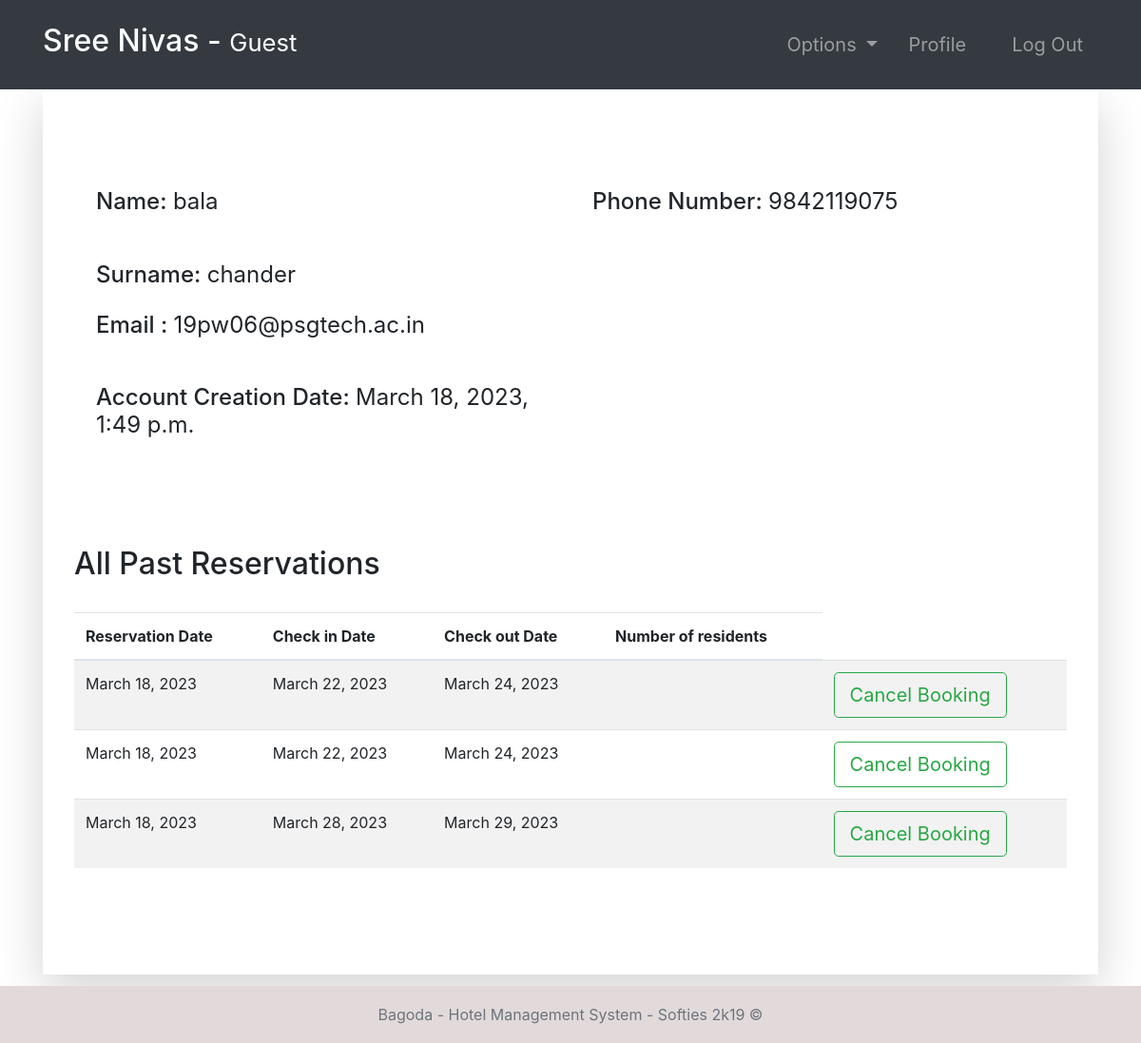
The page /guest-profile/3 (signed in) on the database as committed earlier.
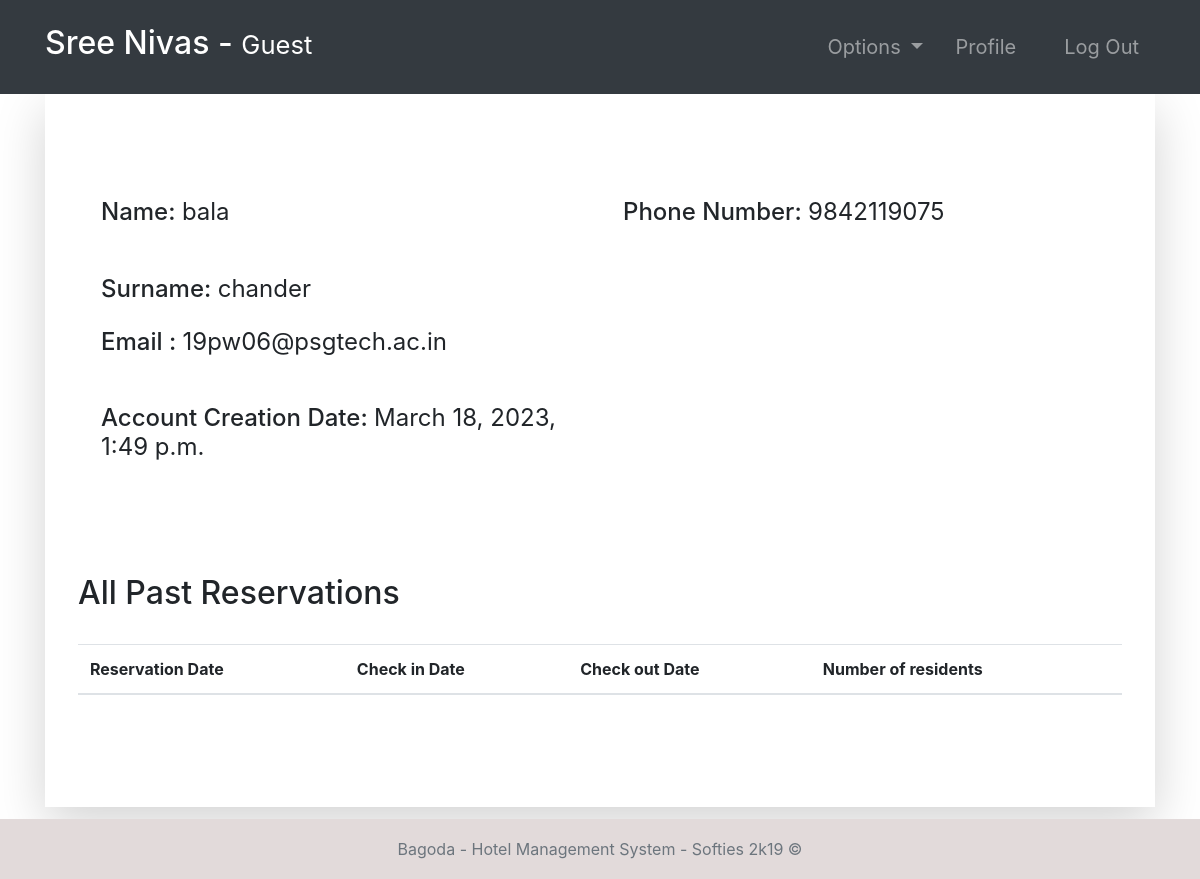
The same page on the database as committed later.
### room/models.py (models this page shows, shortened)
class Booking(models.Model):
    roomNumber = models.ForeignKey(Room, on_delete=models.CASCADE)
    guest = models.ForeignKey(Guest, null=True, on_delete=models.CASCADE)
    dateOfReservation = models.DateField(default=timezone.now)
    startDate = models.DateField()
    endDate = models.DateField()

### accounts/views.py (the view, shortened to what this page needs)
# urls.py: path('guest-profile/<str:pk>', guest_profile, name="guest-profile"),
@login_required(login_url='login')
def guest_profile(request, pk):
    tempUser = User.objects.get(id=pk)
    guest = Guest.objects.get(user=tempUser)
    role = str(request.user.groups.all()[0])
    path = role + "/"
    eventAttendees = EventAttendees.objects.filter(guest=guest)
    bookings = Booking.objects.filter(guest=guest)
    context = {
        "role": role,
        "guest": guest,
        "eventAttendees": eventAttendees,
        "bookings": bookings
    }
    return render(request, path + "guest-profile.html", context)

### accounts/models.py (called while the page is built)
    def currentRoom(self):
        from room.models import Booking
        booking = Booking.objects.filter(guest=self).last()
        return booking.roomNumber

### room/models.py (called while the page is built)
    def __str__(self):
        return str(self.number)

### Templates/guest/guest-profile.html
{% extends '../index.html' %}
{% block context %}
{% include '../common_pages/guest-profile.html' %}
{% endblock %}

### Templates/common_pages/guest-profile.html (shortened to what this page needs)
<div class="container">
    <div class="shadow-lg p-5">
        <div class="row mt-5">
            <div class="col-6">
                <form action="" method="POST">
                    <div class="p-2 h4">
                        <span>Name:</span>
                        {% if guest.user.id != request.user.id %}
                        <span class="font-weight-normal">{{guest.user.first_name}} </span>
                        {% else %}
                        <input type="text" class="form-control border border-secondary" id="id_first_name"
                            value="{{guest.user.first_name}}" name="first_name">
                        {% endif %}
                    </div>
                    <br>
                    <div class="p-2 h4">
                        <span>Surname:</span>
                        {% if guest.user.id != request.user.id %}
                        <span class="font-weight-normal"> {{guest.user.last_name}}</span>
                        {% else %}
                        <input type="text" class="form-control border border-secondary" id="id_last_name"
                            value="{{guest.user.last_name}}" name="last_name">
                        {% endif %}
                    </div>
                    <div class="p-2 h4">
                        <span>Email :</span>
                        <span class="font-weight-normal">{{guest.user.email}}</span>
                    </div>
                    <br>
                    <div class="p-2 h4">
                        <span>Account Creation Date:</span>
                        <span class="font-weight-normal">{{guest.user.date_joined}}</span>
                    </div>
                </form>
            </div>
            <div class="col-6">
                <div class="p-2 h4">
                    <span>Phone Number: </span>
                    {% if guest.user.id != request.user.id %}
                    <span class="font-weight-normal">{{guest.phoneNumber}}</span>
                    {% else %}
                    <input type="text" class="form-control border border-secondary" id="id_phoneNumber"
                        value="{{guest.phoneNumber}}" name="phoneNumber">
                    {% endif %}
                </div>
                <br>
            </div>
        </div>
        <br>
        <br>
        <div class="row">
            <div class="table-responsive table-striped my-5">
                <div class="table-header row">
                    <div class="col-sm-12 col-md-12 col-lg-4 mb-4">
                        <h2>All Past Reservations</h2>
                    </div>
                </div>
                <table class="table table-hover">
                    <thead>
                        <tr>
                            <th>Reservation Date</th>
                            <th>Check in Date</th>
                            <th>Check out Date</th>
                            <th>Number of residents</th>
                        </tr>
                    </thead>
                    <tbody>
                        {% for bo in bookings %}
                        <tr>
                            <td>{{bo.dateOfReservation}}</td>
                            <td>{{bo.startDate}}</td>
                            <td>{{bo.endDate}}</td>
                            <td>{{bo.numOfResidents}}</td>
                            {% if role == "guest"%}
                            <form action="{% url 'deleteBooking' bo.id %}" method="POST">
                                <td><button type="submit" class="btn btn-outline-success btn-lg " name="refReq">Cancel Booking</button></td>
                            </form>
                            {% endif %}
                        </tr>
                        {% endfor %}
                    </tbody>
                </table>
            </div>
        </div>
    </div>
</div>

Rows that differ between the two databases and show on the page:
removed Booking: dateOfReservation "March 18, 2023", startDate "March 22, 2023", endDate "March 24, 2023"
removed Booking: dateOfReservation "March 18, 2023", startDate "March 22, 2023", endDate "March 24, 2023"
removed Booking: dateOfReservation "March 18, 2023", startDate "March 28, 2023", endDate "March 29, 2023"
